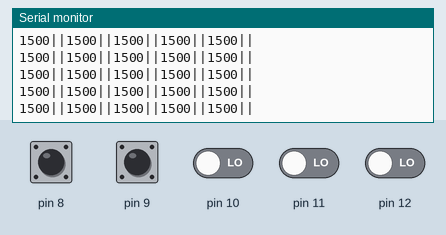
Bench run of a sketch on a simulated Arduino Uno, built with avr-gcc and run on an emulated ATmega328P. On the bench: the last lines printed to the serial monitor. The test bench sets the inputs (shaded band); at power-on: pin 8–12 LOW.

Above: at 1.2 s.
1.3 s: pin 8 pulsed HIGH 2 times (0.12 s each, 0.3 s apart)
At 1.9 s:
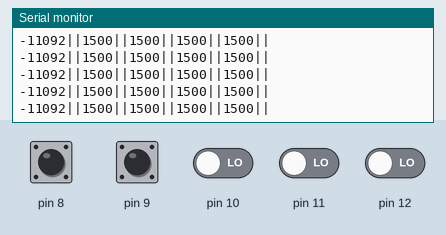
4.9 s: pin 9 pulsed HIGH 2 times (0.12 s each, 0.3 s apart)
At 5.6 s:
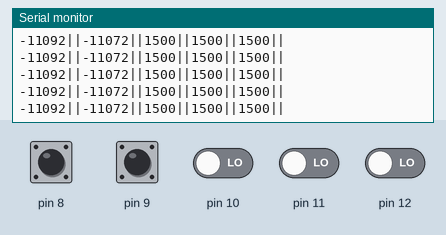
Timing chart, 0 to 7.9 s (numbered marks = the images above; inputs shaded):
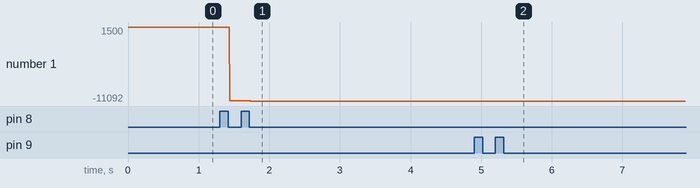

The sketch:

pwm_Reader.ino
```cpp
volatile unsigned long timer[6];
volatile byte last_channel[5]={0,0,0,0,0};
volatile int input[5]={1500,1500,1500,1500,1500};

void setup()
{
  PCICR |= (1 << PCIE0);
  PCMSK0 |= (1 << PCINT0); //8
  PCMSK0 |= (1 << PCINT1); //9
  PCMSK0 |= (1 << PCINT2); //10
  PCMSK0 |= (1 << PCINT3); //11
  PCMSK0 |= (1 << PCINT4); //12
  Serial.begin(38400);
  //steer.attach(10);
}

ISR(PCINT0_vect)
{
  timer[0]=micros();
  //channel 1 ----

  if(last_channel[0]==0&& PINB & B00000001) //makes sure that the first pin was initially low and is now high
  {                                         //PINB & B00000001 is equivalent to digitalRead but faster
    last_channel[0]=1;
    timer[1]=timer[0];
  }
  else if(last_channel[0]==1 && !(PINB & B00000001))
  {
    last_channel[0]=0;
    input[0]=timer[0]-timer[1];
  }

  //channel 2---
  if(last_channel[1]==0 && PINB & B00000010) //makes sure that the first pin was initially low and is now high
  {                                         //PINB & B00000001 is equivalent to digitalRead but faster
    last_channel[1]=1;
    timer[2]=timer[0];
  }
  else if(last_channel[1]==1 && !(PINB & B00000010))
  {
    last_channel[1]=0;
    input[1]=timer[0]-timer[2];
  }

  //channel 3--
  if(last_channel[2]==0&& PINB & B00000100) //makes sure that the first pin was initially low and is now high
  {                                         //PINB & B00000001 is equivalent to digitalRead but faster
    last_channel[2]=1;
    timer[3]=timer[0];
  }
  else if(last_channel[2]==1 && !(PINB & B00000100))
  {
    last_channel[2]=0;
    input[2]=timer[0]-timer[3];
  }
  //channel 4--
   if(last_channel[3]==0&& PINB & B00001000) //makes sure that the first pin was initially low and is now high
  {                                         //PINB & B00000001 is equivalent to digitalRead but faster
    last_channel[3]=1;
    timer[4]=timer[0];
  }
  else if(last_channel[3]==1 && !(PINB & B00001000))
  {
    last_channel[3]=0;
    input[3]=timer[0]-timer[4];
  }

  //channel 5--
   if(last_channel[4]==0&& PINB & B00010000) //makes sure that the first pin was initially low and is now high
  {                                         //PINB & B00000001 is equivalent to digitalRead but faster
    last_channel[4]=1;
    timer[5]=timer[0];
  }
  else if(last_channel[4]==1 && !(PINB & B00010000))
  {
    last_channel[4]=0;
    input[4]=timer[0]-timer[5];
  }
}

void serialprint()
{
  Serial.print(input[0]);Serial.print("||");
  Serial.print(input[1]);Serial.print("||");
  Serial.print(input[2]);Serial.print("||");
  Serial.print(input[3]);Serial.print("||");
  Serial.print(input[4]);Serial.print("||");
  Serial.println();
}

void loop()
{
  serialprint();
}
```

Measured:
- after the input at 1.3 s, the serial monitor: prints a new line after 0.14 s (image 1)
- after the input at 4.9 s, the serial monitor: prints a new line after 0.14 s (image 2)
- plotted number 1: 1500 → -11092 after the input at 1.3 s
